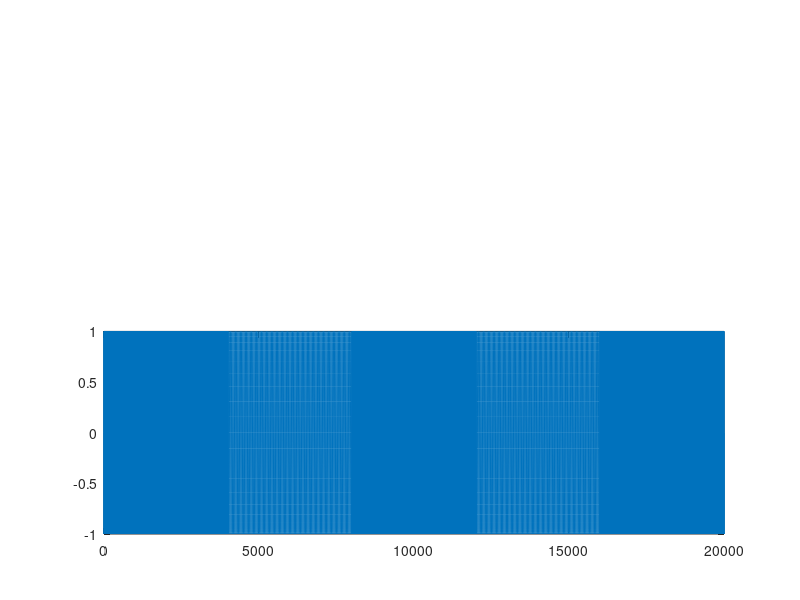

Write the MATLAB code that produced this figure. (Note: this script raises an error after producing the figure.)
n=(0:19999)';
T=[4*ones(4000,1); 40*ones(4000,1)];
T=[T; T; 4*ones(4000,1)];
x=cos(2*pi*n./T);
subplot(212),plot(n,x)
ax=gca;
ax.YLim=[-1.5 1.5]
l=length(x);
wl=800;
wd=wl/4;
nw=floor((l-wl)/wd)                                                                                                                                                                                         
%fs=1;
f = (fs*((1:(wl/2))/wl))';
for i=1:nw %i en tiempo
    y=x((i-1)*wd+(1:wl)).*hamming(wl);
    y=20*log10(abs(fftshift(fft(y)/wl)));%densidad espectral de potencia
    y=y(1:wl/2);%solo para tomar la mitad del espectro por ser par 
    V(:,i)=y;
end
i=1:nw;
subplot(211);
mesh(i,f,V);
view(2)
axis tight
title(['WL= ',num2str(wl)])